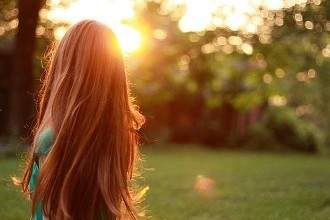
#> input picture sample/timg2.jpg, 330 x 220 px
$ python imgwb.py
#> lines starting #> are read from the running program, lines starting #| are printed output that depends on the picture
#!/usr/bin/env python
# encoding: utf-8

"""
@version: 1.0.0
@author: haxan
@license: GUN Licence
@file: imgWB.py
@time: 2017/12/3 11:17
"""

import cv2
import numpy as np

def autoGWWB(cvImg):   # 灰度世界自动白平衡
    krgb = rgbplus(autogary(cvImg))
    #print("pp",krgb)
    img = cv2.split(cvImg)
    for i in range(0, 2):
        cv2.addWeighted(img[i],krgb[i],0,0,0,img[i])  # 调整每个通道
    cvImg = cv2.merge(img)  # 合成
    return cvImg
    pass

def autogary(cvImg):  # 通过图片计算50%灰度
    krgb = cv2.mean(cvImg)  # 求原始图像的RGB分量的均值 输出krgb[B,G,R,A]
    #print("s", krgb)
    return krgb
    pass

def rgbplus(krgb):  # 通过灰度计算每个通道需要增益的比值
    plus = (krgb[0] + krgb[1] + krgb[2]) / 3
    #print('p', plus)
    return [
        plus / krgb[0],
        plus / krgb[1],
        plus / krgb[2]
    ]
    pass


def perfectReflector(cvImg, ratio=10 ,maxB=-1):
    img =cv2.split(cvImg)
    wpx = (img[0] + img[1] + img[2]).flatten() #计算像素亮度（升序） flatten，把二维数组转一维数组
    brightest = np.argsort(wpx) # 以亮度排序像素，返回下标（升序）
    #print(brightest[brightest.size * (100 - ratio) //100])
    tap = brightest.size * (100 - ratio) // 100
    for i in range (0,tap)[::-1]: #  包含同一亮度值的像素
        if wpx[brightest[i]] < wpx[brightest[tap]]:
            break
        else:
            tap = i
    RB = np.hsplit(brightest, (0, tap))[2] # 前10%或其他Ratio的白色参考点组成数组，由于升序所以要100-Ratio

    if maxB == -1: # 设定最亮值为图片最亮值
        maxB = wpx[brightest[brightest.size - 1]]

    sumB = 0
    sumG = 0
    sumR = 0
    fimg0 = img[0].flatten()
    fimg1 = img[1].flatten()
    fimg2 = img[2].flatten()
    for element in RB :
        sumB = sumB + fimg0[element]
        sumG = sumG + fimg1[element]
        sumR = sumR + fimg2[element]
    print(sumR, ",", sumG, ",", sumB)
    sizeRB = RB.size
    krgb = [
        maxB / (sumB / sizeRB),
        maxB / (sumG / sizeRB),
        maxB / (sumR / sizeRB)
    ]
    '''
    plusB = 255 / sumB / sizeRB
    plusG = 255 / sumG / sizeRB
    plusR = 255 / sumR / sizeRB
    print(plusB, plusG, plusR)
    '''
    for i in range(0, 2):
        cv2.addWeighted(img[i],krgb[i],0,0,0,img[i])  # 调整每个通道

    cvImg = cv2.merge(img)  # 合成
    return cvImg

class imgWB():
    def __init__(self, imgSource):
        self.gary = [256/2, 256/2, 256/2, 0]  # 50%灰定义值
        self.ugary = []  # 用户50%灰定义值
        self.imgRGB = cv2.split(self.cvimg)
        pass


img = cv2.imread("../sample/timg2.jpg")
#> img is the input picture: shape (220, 330, 3); mean B, G, R 54.5, 99.8, 134.8
cv2.imshow("timg", img)
wb =  autoGWWB(img)
#> in autogary, `krgb = cv2.mean(cvImg)`: krgb = (54.47, 99.85, 134.8, 0)
#> in rgbplus, `plus = (krgb[0] + krgb[1] + krgb[2]) / 3`: plus = 96.37
#> in autoGWWB, `krgb = rgbplus(autogary(cvImg))`: krgb = [1.77, 0.965, 0.715]
#> in autoGWWB, `cvImg = cv2.merge(img)`:
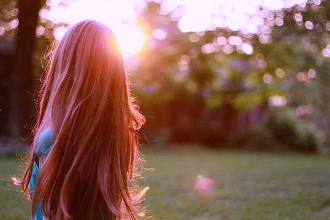
#> cvImg: shape (220, 330, 3); mean of channels 0, 1, 2 84.6, 96.4, 134.8; drawn as B, G, R
cv2.imshow("wb", wb)
print(img,"=============================================================")
#> (printed output is left out)
print(wb)
#> (printed output is left out)
wb2 = perfectReflector(img, 1, 220)
#> in perfectReflector, `RB = np.hsplit(brightest, (0, tap))[2]`: RB = 1404 values, max 72547 at index 478, min 84 at index 512, mean 26060.5
#> the loop in perfectReflector, `for element in RB :` made 1404 passes
#> (element, sumB, sumG, sumR) on passes 1 to 3: (56147, 35, 71, 147), (30333, 80, 167, 259), (12011, 335, 422, 514)
#> after the loop in perfectReflector, `for element in RB :`: sumB = 189866; sumG = 235805; sumR = 255746
#| 255746 , 235805 , 189866
#> in perfectReflector, `krgb = [ maxB / (sumB / sizeRB), maxB / (sumG / sizeRB), maxB / (sumR ..`: krgb = [1.63, 1.31, 1.21]
#> in perfectReflector, `cvImg = cv2.merge(img)`:
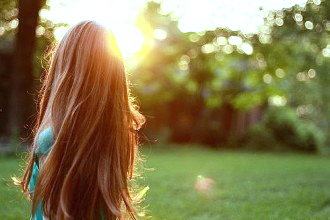
#> cvImg: shape (220, 330, 3); mean of channels 0, 1, 2 79.5, 124.5, 134.8; drawn as B, G, R
cv2.imshow("wb2", wb2)
print(img,"=============================================================")
#> (printed output is left out)
print(wb2)
#> (printed output is left out)
cv2.waitKey (0)


if __name__ == '__main__':
    pass

$ run again, with sample/timg.jpg copied over sample/timg2.jpg
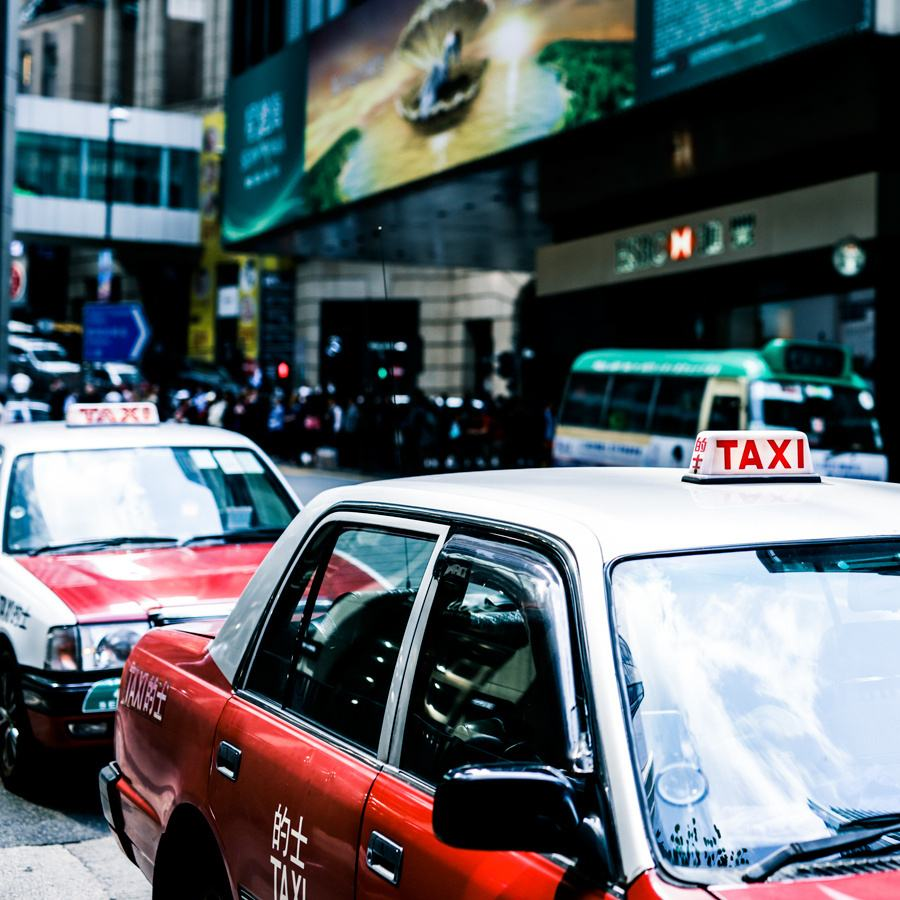
#> input picture sample/timg.jpg, 900 x 900 px
#> img is the input picture: shape (900, 900, 3); mean B, G, R 104.2, 99.3, 92.7
#> in autogary, `krgb = cv2.mean(cvImg)`: krgb = (104.2, 99.35, 92.73, 0)
#> plus = 98.76
#> in autoGWWB, `krgb = rgbplus(autogary(cvImg))`: krgb = [0.948, 0.994, 1.06]
#> (printed output is left out)
#> (printed output is left out)
#> RB = 9998 values, max 809983 at index 8958, min 206 at index 51, mean 444435.8
#> the loop in perfectReflector, `for element in RB :` made 9998 passes
#> (element, sumB, sumG, sumR) on passes 1 to 3: (788381, 138, 115, 255), (711132, 181, 166, 413), (781995, 369, 339, 560)
#> after the loop in perfectReflector, `for element in RB :`: sumB = 1979048; sumG = 1959854; sumR = 1958107
#| 1958107 , 1959854 , 1979048
#> in perfectReflector, `krgb = [ maxB / (sumB / sizeRB), maxB / (sumG / sizeRB), maxB / (sumR ..`: krgb = [1.11, 1.12, 1.12]
#> in perfectReflector, `cvImg = cv2.merge(img)`:
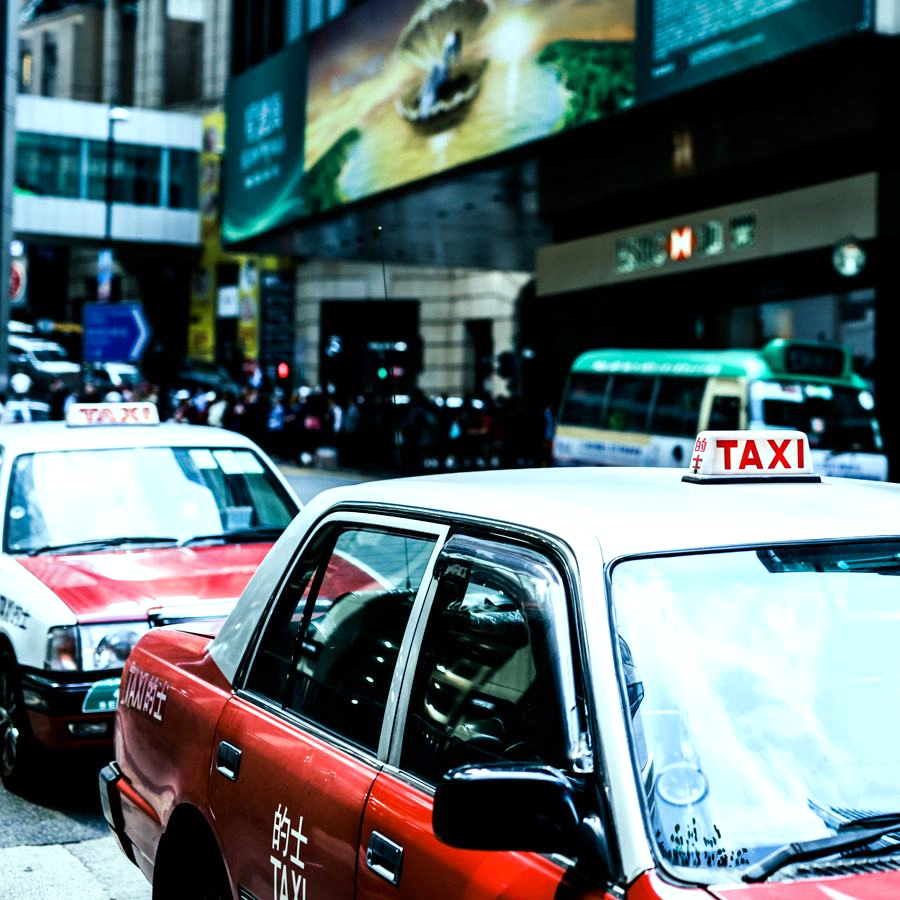
#> cvImg: shape (900, 900, 3); mean of channels 0, 1, 2 111.8, 108.7, 92.7; drawn as B, G, R
#> (printed output is left out)
#> (printed output is left out)
